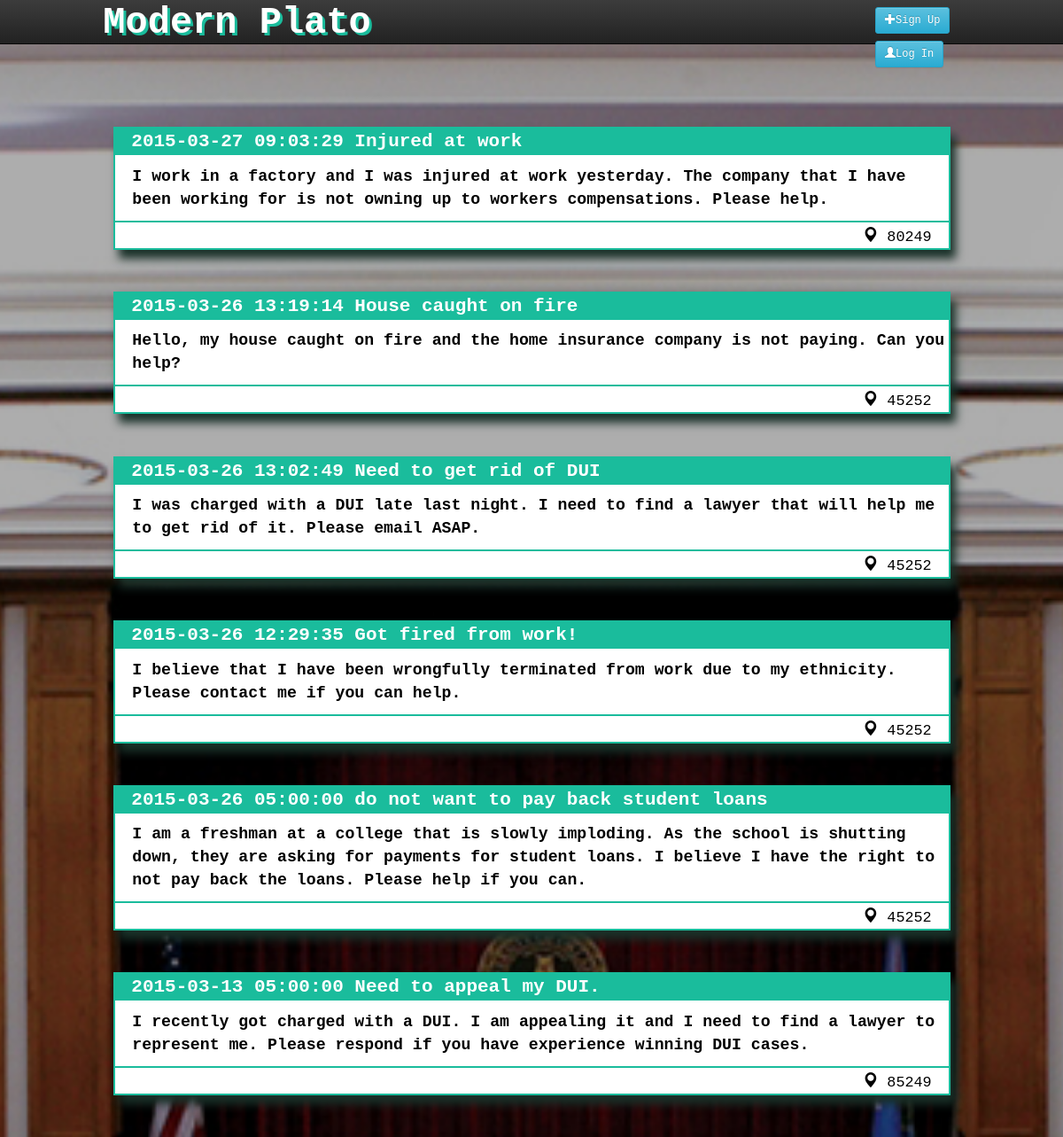
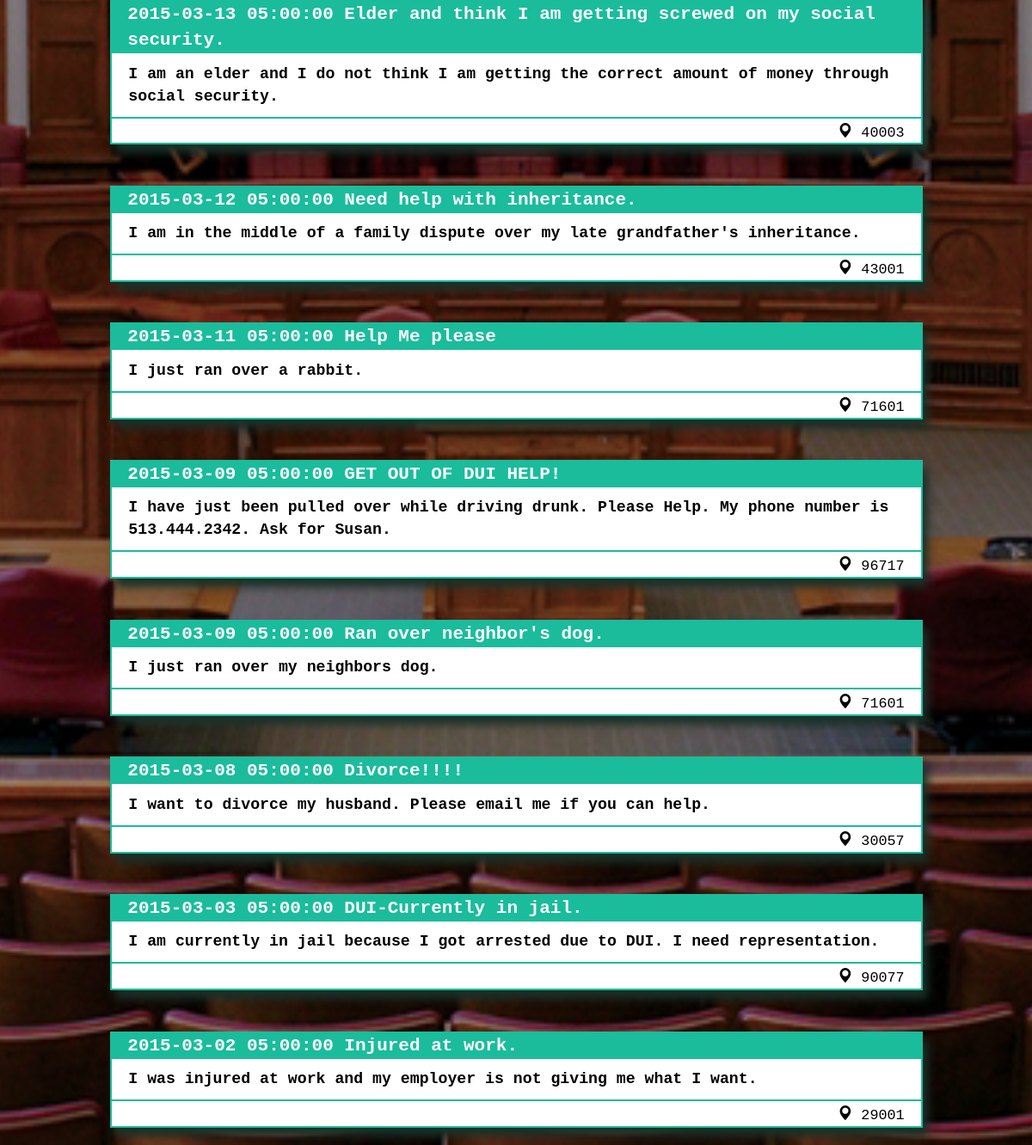
The app's page /feed.php with its own data (2 pictures, top to bottom).
### tables this page shows
CREATE TABLE IF NOT EXISTS `tcomments` (
  `commentsID` int(11) NOT NULL AUTO_INCREMENT,
  `userid` int(11) NOT NULL,
  `zipid` int(11) NOT NULL,
  `strComments` varchar(250) NOT NULL,
  `title` varchar(250) NOT NULL,
  `Date` timestamp NOT NULL,
  PRIMARY KEY (`commentsID`)
);

### includes/pullCases.php (called while the page is built, shortened)
<?php
$query_pullAll = mysqli_query($link,
				"SELECT tUsers.strUsername,tComments.zipid,tComments.strComments,tComments.title,
				tComments.Date, tUsers.strEmail
				FROM tComments
				INNER JOIN tUsers ON tComments.userid = tUsers.id
				 ORDER BY tComments.Date DESC ");
?>

### feed.php (the view, shortened to what this page needs)
<?php
  include 'includes/insertCase.php';
   include 'includes/pullCases.php';
?>
<!DOCTYPE html>
<html class="no-js" lang="en" >
    <head>
        <link rel="stylesheet" href="css/bootstrap.min.css">
        <link rel="stylesheet" href="css/bootstrap-theme.min.css">
        <link rel="stylesheet" href="css/main.css">
    </head>
    <body>
   <nav class="navbar  navbar-inverse nav-feed navbar-fixed-top " role="navigation">
      <div class="container">
          <div class="col-sm-5 col-md-5 col-lg-5">
             <div class="logo-container">
                                <a href="feed.php"><div id="logo-feed">Modern Plato</div></a>
              </div>
          </div>
            <div class="col-sm-2 col-md-2 col-lg-2">
              <a class ="btn btn-info btn-sm headerbtn" href="signUp.php"><span class="glyphicon glyphicon-plus"></span>Sign Up</a>
              <a class="btn btn-info btn-sm headerbtn"><span class="glyphicon glyphicon-user"></span>Log In</a>
            </div>
      </div>
    </nav>
  <div class="container feed-wrapper">
     <div class="row">
                  <div class="col-sm-1 col-md-1  col-lg-1">
                  </div>
                  <div class="col-sm-10 col-md-10  col-lg-10">
                     <?php while ($row_cases = mysqli_fetch_array($query_pullAll)) : ?>
                       <div id="content-wrapper">
                          <div class="content-header">
                            <div class="content-date">
                                <?php echo $row_cases['Date'] ?>
                                <span class="content-title"><?php echo $row_cases['title'];  ?></span>
                            </div>
                          </div>
                              <div class="content">
                                     <p><?php echo $row_cases['strComments'] ?></p>
                              </div>
                              <div class="content-footer">
                                  <div>
                                    <span class="glyphicon glyphicon-map-marker"></span>
                                    <?php echo $row_cases['zipid'] ?>
                                  </div>
                              </div>
                        </div>
                      <?php endwhile; ?>
                  </div>
                  <div class="col-sm-1 col-md-1  col-lg-1">
                  </div>
      </div>
    </div>
    </body>
</html>

### css/main.css (style rules this page uses)
html { background: url('../img/courtroom3.jpg') no-repeat center center fixed ; -webkit-background-size: cover; -moz-background-size: cover; -o-background-size: cover; background-size: cover; }
body { background-color: transparent; -webkit-background-size: cover; -moz-background-size: cover; -o-background-size: cover; background-size: cover; }
html, body { font-family: "Courier New", monospace; }
.logo-container { width: 100%; }
#logo-feed { font-family: "Courier New", monospace; font-weight: 900; font-size: 300%; text-align: center; color:white; text-shadow: 3px 3px #1abc9c; margin-left: 0%; margin-right: 0%; margin-top: -1%; text-decoration: none; }
.headerbtn { position: relative; left: 55%; margin-top: 5%; }
.nav-feed { height: 5px; margin-top: 0%; }
.feed-wrapper { padding-top: 10px; margin-top: 3%; }
#content-wrapper { border: 2px solid #1abc9c; width: 100%; padding: 0; font-family: "Courier New", monospace; color: white; margin-top: 5%; box-shadow: 6px 10px 10px #1A3129; }
.content-header { font-size: 150%; margin: 0; padding-left: 2%; width: 100%; background-color: #1abc9c; font-weight: bold; }
.content-date { width: 100%; text-align: left; }
.content-title { width: 75%; text-align: left; }
.content { font-size: 130%; background-color: white; color: black; border: 1px solid white; padding-left: 2%; padding-top: 1%; font-weight: bold; }
.content-footer { width: 100%; font-size: 120%; border-top: 2px solid #1abc9c; background-color: white; color: black; text-align: right; padding-top: 5px; padding-right: 2%; }

### feed.php (style rules this page uses)
body { padding-top: 50px; padding-bottom: 20px; }

### records on screen
tcomments: Date "2015-03-27 09:03:29", title "Injured at work", strComments "I work in a factory and I was injured at work yesterday. The company that I have been working for is not owning up to workers compensations. Please help.", zipid "80249"
tcomments: Date "2015-03-26 13:19:14", title "House caught on fire", strComments "Hello, my house caught on fire and the home insurance company is not paying. Can you help?", zipid "45252"
tcomments: Date "2015-03-26 13:02:49", title "Need to get rid of DUI", strComments "I was charged with a DUI late last night. I need to find a lawyer that will help me to get rid of it. Please email ASAP.", zipid "45252"
tcomments: Date "2015-03-26 12:29:35", title "Got fired from work!", strComments "I believe that I have been wrongfully terminated from work due to my ethnicity. Please contact me if you can help.", zipid "45252"
tcomments: Date "2015-03-26 05:00:00", title "do not want to pay back student loans", strComments "I am a freshman at a college that is slowly imploding. As the school is shutting down, they are asking for payments for student loans. I believe I have the right to not pay back the loans. Please help if you can.", zipid "45252"
tcomments: Date "2015-03-13 05:00:00", title "Need to appeal my DUI.", strComments "I recently got charged with a DUI. I am appealing it and I need to find a lawyer to represent me. Please respond if you have experience winning DUI cases.", zipid "85249"
tcomments: Date "2015-03-13 05:00:00", title "Elder and think I am getting screwed on my social security.", strComments "I am an elder and I do not think I am getting the correct amount of money through social security.", zipid "40003"
tcomments: Date "2015-03-12 05:00:00", title "Need help with inheritance.", strComments "I am in the middle of a family dispute over my late grandfather's inheritance.", zipid "43001"
tcomments: Date "2015-03-11 05:00:00", title "Help Me please", strComments "I just ran over a rabbit.", zipid "71601"
tcomments: Date "2015-03-09 05:00:00", title "GET OUT OF DUI HELP!", strComments "I have just been pulled over while driving drunk. Please Help. My phone number is 513.444.2342. Ask for Susan.", zipid "96717"
tcomments: Date "2015-03-09 05:00:00", title "Ran over neighbor's dog.", strComments "I just ran over my neighbors dog.", zipid "71601"
tcomments: Date "2015-03-08 05:00:00", title "Divorce!!!!", strComments "I want to divorce my husband. Please email me if you can help.", zipid "30057"
tcomments: Date "2015-03-03 05:00:00", title "DUI-Currently in jail.", strComments "I am currently in jail because I got arrested due to DUI. I need representation.", zipid "90077"
tcomments: Date "2015-03-02 05:00:00", title "Injured at work.", strComments "I was injured at work and my employer is not giving me what I want.", zipid "29001"
